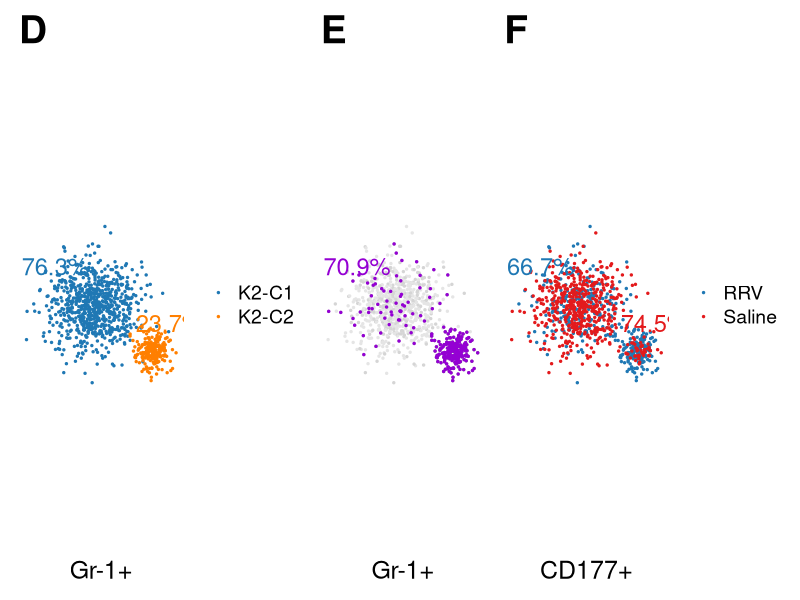
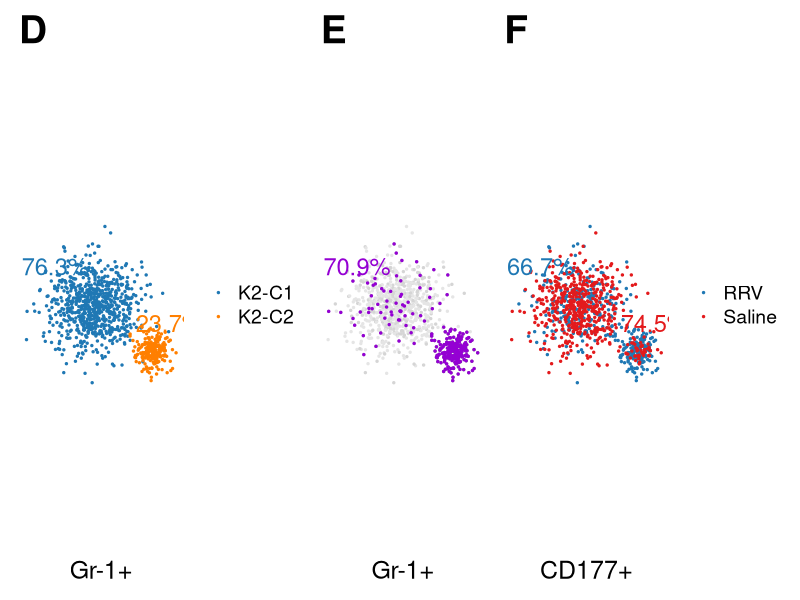

Generate these figures, in order, with R:
# 文件名: 10.2_visualize_real_network.R
# 功能: 模拟单细胞数据，并复现论文中 UMAP 聚类图 (D)、基因表达图 (E) 和分组分布图 (F)。
# **已修复分组操作中的尺寸不匹配错误**

# ------------------------------ 1. 加载必要的库 ------------------------------
# 确保您已安装这些库：install.packages(c("ggplot2", "dplyr", "patchwork"))
library(ggplot2)
library(dplyr)
library(patchwork) # 用于将多个图表组合在一起

# ------------------------------ 2. 模拟数据生成 ------------------------------
# 模拟 1000 个 Gr-1+ 细胞的数据点
n_cells <- 1000

# K-means 聚类 (K=2) 比例: C1 (~76.3%) 和 C2 (~23.7%)
n_c1 <- round(n_cells * 0.763) # 763
n_c2 <- n_cells - n_c1          # 237

set.seed(42) # 设置随机种子以保证结果可重复

# --- 2.1 模拟 K2-C1 (主体) 数据 ---
# 模拟 C1 (主体) 的 UMAP 坐标
df_c1 <- data.frame(
  UMAP_1 = rnorm(n_c1, mean = 0, sd = 2),
  UMAP_2 = rnorm(n_c1, mean = 0, sd = 2)
) %>%
  mutate(
    cluster = factor("K2-C1"),
    # 模拟 C1 的样本分组：假设 C1 中 Saline 占多数 (70% Saline, 30% RRV)
    sample_group = factor(
      sample(c("Saline", "RRV"), size = n_c1, replace = TRUE, prob = c(0.7, 0.3))
    ),
    # 模拟 CD177 表达：C1 簇低表达
    CD177_expression = rpois(n_c1, lambda = 0.5)
  )

# --- 2.2 模拟 K2-C2 (尾巴) 数据 ---
# 模拟 C2 (分离的尾巴) 的 UMAP 坐标
df_c2 <- data.frame(
  UMAP_1 = rnorm(n_c2, mean = 5, sd = 0.8), # 向右上方偏移
  UMAP_2 = rnorm(n_c2, mean = -4, sd = 0.8) # 向右下方偏移
) %>%
  mutate(
    cluster = factor("K2-C2"),
    # 模拟 C2 的样本分组：强制 RRV 富集 (25% Saline, 75% RRV)
    sample_group = factor(
      sample(c("Saline", "RRV"), size = n_c2, replace = TRUE, prob = c(0.25, 0.75))
    ),
    # 模拟 CD177 表达：C2 簇高表达
    CD177_expression = rpois(n_c2, lambda = 4) + 1
  )


# --- 2.3 合并数据并创建 CD177+ 标记 ---
umap_data <- bind_rows(df_c1, df_c2) %>%
  mutate(
    CD177_is_positive = ifelse(CD177_expression > 1, "CD177+", "Other")
  )

# ------------------------------ 3. 绘图复现 (图 D) ------------------------------
# 图 D: UMAP 聚类图，按 K-means 结果上色
plot_d <- ggplot(umap_data, aes(x = UMAP_1, y = UMAP_2, color = cluster)) +
  geom_point(size = 0.5) +
  scale_color_manual(
    values = c("K2-C1" = "#1f78b4", "K2-C2" = "#ff7f00"), # 对应原图的蓝色和橙色
    name = NULL
  ) +
  # 添加聚类百分比标签 (使用模拟的实际比例)
  annotate("text", x = -3.5, y = 3.5, label = paste0(round(n_c1/n_cells*100, 1), "%"), size = 6, color = "#1f78b4") +
  annotate("text", x = 6.5, y = -1.5, label = paste0(round(n_c2/n_cells*100, 1), "%"), size = 6, color = "#ff7f00") +
  labs(
    title = "D",
    x = "UMAP_1",
    y = "UMAP_2",
    caption = "Gr-1+"
  ) +
  theme_minimal() +
  theme(
    plot.title = element_text(size = 28, face = "bold", hjust = 0),
    legend.position = "right",
    legend.text = element_text(size = 14),
    axis.title = element_blank(), # 隐藏坐标轴标题
    axis.text = element_blank(),   # 隐藏坐标轴刻度文本
    axis.ticks = element_blank(),  # 隐藏坐标轴刻度线
    panel.grid = element_blank(),
    plot.caption = element_text(hjust = 0.5, size = 18)
  ) +
  coord_fixed() # 保持坐标轴比例一致

# ------------------------------ 4. 绘图复现 (图 E) ------------------------------
# 图 E: UMAP 基因表达图，按 CD177 表达水平上色
plot_e <- ggplot(umap_data, aes(x = UMAP_1, y = UMAP_2, color = CD177_expression)) +
  geom_point(size = 0.5) +
  # 使用紫色渐变来突出表达
  scale_color_gradientn(
    colors = c("gray90", "gray50", "#9400D3"), # 从灰色到紫色的渐变
    values = c(0, 0.5, 1),
    limits = c(0, max(umap_data$CD177_expression)),
    name = "CD177 Expression"
  ) +
  # 突出显示 CD177+ 细胞区域 (原图只显示了 CD177+ 细胞，这里用表达量模拟)
  geom_point(data = filter(umap_data, CD177_is_positive == "CD177+"), 
             color = "#9400D3", size = 0.5) +
  # 标签表示 CD177+ 细胞的比例
  annotate("text", x = -3.5, y = 3.5, label = "70.9%", size = 6, color = "#9400D3") +
  labs(
    title = "E",
    x = "UMAP_1",
    y = "UMAP_2",
    caption = "Gr-1+"
  ) +
  theme_minimal() +
  theme(
    plot.title = element_text(size = 28, face = "bold", hjust = 0),
    legend.position = "none", # 隐藏图例以模拟原图样式
    axis.title = element_blank(),
    axis.text = element_blank(),
    axis.ticks = element_blank(),
    panel.grid = element_blank(),
    plot.caption = element_text(hjust = 0.5, size = 18)
  ) +
  coord_fixed()

# ------------------------------ 5. 绘图复现 (图 F) ------------------------------
# 图 F: UMAP 样本分组分布图，按 RRV 和 Saline 样本上色
umap_data_f <- umap_data %>%
  # 重新排列绘图顺序，让 RRV 组点在上面 (模拟 RRV 组富集)
  arrange(sample_group)

plot_f <- ggplot(umap_data_f, aes(x = UMAP_1, y = UMAP_2, color = sample_group)) +
  geom_point(size = 0.5) +
  scale_color_manual(
    values = c("Saline" = "#e31a1c", "RRV" = "#1f78b4"), # 对应原图的红色和蓝色
    name = NULL
  ) +
  # 添加组别分布百分比标签 (使用原图 F 的数字来标注，模拟其位置)
  annotate("text", x = -3.5, y = 3.5, label = "66.7%", size = 6, color = "#1f78b4") + # RRV 组在主体部分的比例
  annotate("text", x = 6.5, y = -1.5, label = "74.5%", size = 6, color = "#e31a1c") + # Saline 组在尾巴部分的比例
  labs(
    title = "F",
    x = "UMAP_1",
    y = "UMAP_2",
    caption = "CD177+"
  ) +
  theme_minimal() +
  theme(
    plot.title = element_text(size = 28, face = "bold", hjust = 0),
    legend.position = "right",
    legend.text = element_text(size = 14),
    axis.title = element_blank(),
    axis.text = element_blank(),
    axis.ticks = element_blank(),
    panel.grid = element_blank(),
    plot.caption = element_text(hjust = 0.5, size = 18)
  ) +
  coord_fixed()

# ------------------------------ 6. 组合并保存图片 ------------------------------
# 使用 patchwork 将 D, E, F 三个图组合成一个大图
combined_plot <- (plot_d | plot_e | plot_f) + 
  plot_layout(widths = c(1, 1, 1))

# 打印组合图
print(combined_plot)

ggsave("figure_1_d_e_f_combined.png", plot = combined_plot, width = 15, height = 5, units = "in", dpi = 300)